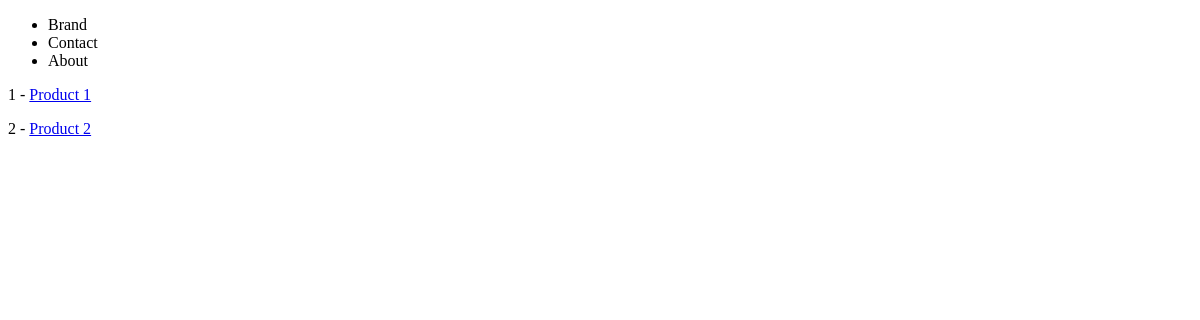
Before: /products/ with the older database file.
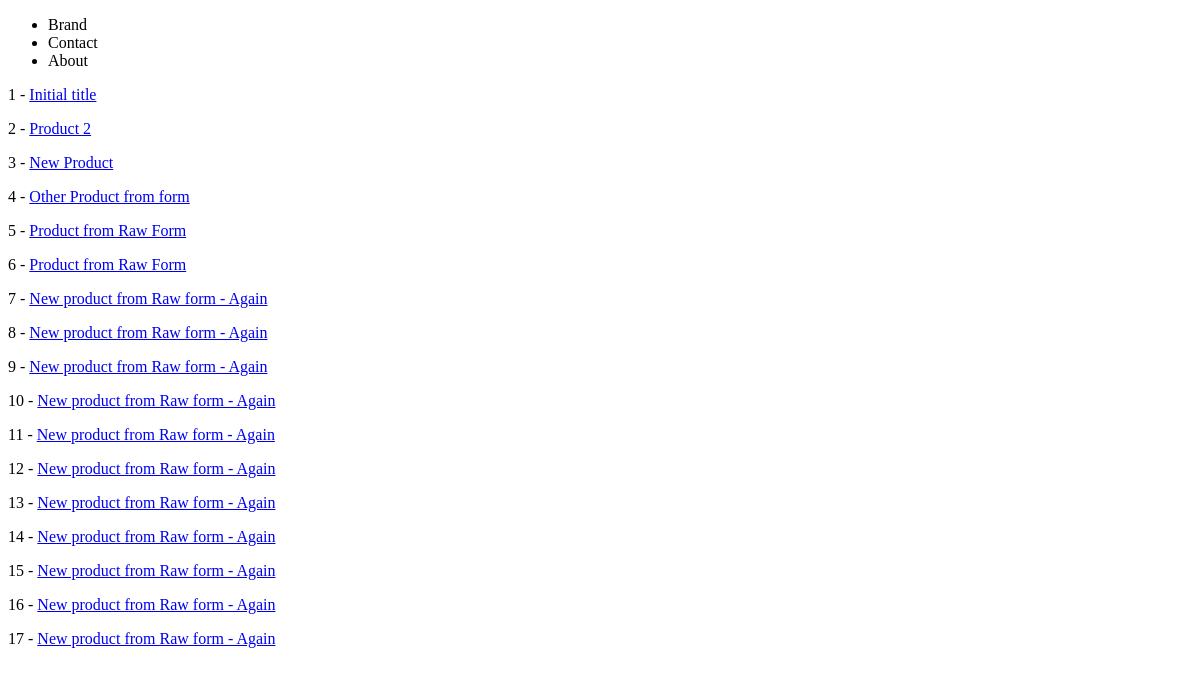
After: the same page with the newer database file.
### products/models.py (models this page shows)
class Product(models.Model):
    title           = models.CharField(max_length=120)
    description     = models.TextField(blank=True, null=True)
    price           = models.DecimalField(decimal_places=2, max_digits=100)
    summary         = models.TextField()
    featured        = models.BooleanField(default=True,null=True)
    def get_absolute_url(self):
        return reverse('products:product-detail', kwargs={'id':self.id})

### products/views.py (the view)
# urls.py: path('', product_list_view, name='product-list'),
def product_list_view(request):
    queryset = Product.objects.all()
    context = {
        'object_list':queryset
    }
    return render(request, 'products/product_list.html', context)

### products/templates/products/product_list.html
{% extends 'base.html' %}
{% block content %}
{% for instance in object_list %}
  <p> {{instance.id}} - <a href="{{instance.get_absolute_url}}">{{instance.title}} </a></p>
{% endfor %}
{% endblock %}

### templates/base.html (shortened to what this page needs)
<!DOCTYPE html>
<html lang="en" dir="ltr">
  <head>
  </head>
  <body>
    {% include 'navbar.html' %}
    {% block content %} Replace Me {% endblock %}
  </body>
</html>

### templates/navbar.html
<nav>
    <ul>
      <li>Brand</li>
      <li>Contact</li>
      <li>About</li>
    </ul>
</nav>

Changed rows visible on the page:
changed Product id 1: title "Product 1" → "Initial title"
added Product: id "3", title "New Product"
added Product: id "4", title "Other Product from form"
added Product: id "5", title "Product from Raw Form"
added Product: id "6", title "Product from Raw Form"
added Product: id "7", title "New product from Raw form - Again"
added Product: id "8", title "New product from Raw form - Again"
added Product: id "9", title "New product from Raw form - Again"
added Product: id "10", title "New product from Raw form - Again"
added Product: id "11", title "New product from Raw form - Again"
added Product: id "12", title "New product from Raw form - Again"
added Product: id "13", title "New product from Raw form - Again"
added Product: id "14", title "New product from Raw form - Again"
added Product: id "15", title "New product from Raw form - Again"
added Product: id "16", title "New product from Raw form - Again"
added Product: id "17", title "New product from Raw form - Again"
